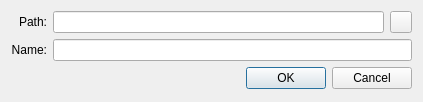
<?xml version="1.0" encoding="UTF-8"?>
<ui version="4.0">
 <class>ProjectNameW</class>
 <widget class="QDialog" name="ProjectNameW">
  <property name="geometry">
   <rect>
    <x>0</x>
    <y>0</y>
    <width>423</width>
    <height>102</height>
   </rect>
  </property>
  <property name="windowTitle">
   <string>Save project</string>
  </property>
  <layout class="QGridLayout" name="gridLayout">
   <item row="0" column="0">
    <widget class="QLabel" name="label">
     <property name="text">
      <string>Path:</string>
     </property>
     <property name="alignment">
      <set>Qt::AlignRight|Qt::AlignTrailing|Qt::AlignVCenter</set>
     </property>
    </widget>
   </item>
   <item row="0" column="1">
    <widget class="QLineEdit" name="le_path"/>
   </item>
   <item row="0" column="2">
    <widget class="QPushButton" name="b_open">
     <property name="maximumSize">
      <size>
       <width>22</width>
       <height>22</height>
      </size>
     </property>
     <property name="text">
      <string/>
     </property>
     <property name="icon">
      <iconset resource="../../resources/resources.qrc">
       <normaloff>:/16x16/document-open.png</normaloff>:/16x16/document-open.png</iconset>
     </property>
    </widget>
   </item>
   <item row="1" column="0">
    <widget class="QLabel" name="label_2">
     <property name="text">
      <string>Name:</string>
     </property>
     <property name="alignment">
      <set>Qt::AlignRight|Qt::AlignTrailing|Qt::AlignVCenter</set>
     </property>
    </widget>
   </item>
   <item row="1" column="1" colspan="2">
    <widget class="QLineEdit" name="le_name"/>
   </item>
   <item row="2" column="0" colspan="3">
    <widget class="QDialogButtonBox" name="buttonBox">
     <property name="orientation">
      <enum>Qt::Horizontal</enum>
     </property>
     <property name="standardButtons">
      <set>QDialogButtonBox::Cancel|QDialogButtonBox::Ok</set>
     </property>
    </widget>
   </item>
  </layout>
 </widget>
 <resources>
  <include location="../../resources/resources.qrc"/>
 </resources>
 <connections>
  <connection>
   <sender>buttonBox</sender>
   <signal>accepted()</signal>
   <receiver>ProjectNameW</receiver>
   <slot>accept()</slot>
   <hints>
    <hint type="sourcelabel">
     <x>248</x>
     <y>254</y>
    </hint>
    <hint type="destinationlabel">
     <x>157</x>
     <y>274</y>
    </hint>
   </hints>
  </connection>
  <connection>
   <sender>buttonBox</sender>
   <signal>rejected()</signal>
   <receiver>ProjectNameW</receiver>
   <slot>reject()</slot>
   <hints>
    <hint type="sourcelabel">
     <x>316</x>
     <y>260</y>
    </hint>
    <hint type="destinationlabel">
     <x>286</x>
     <y>274</y>
    </hint>
   </hints>
  </connection>
 </connections>
</ui>
